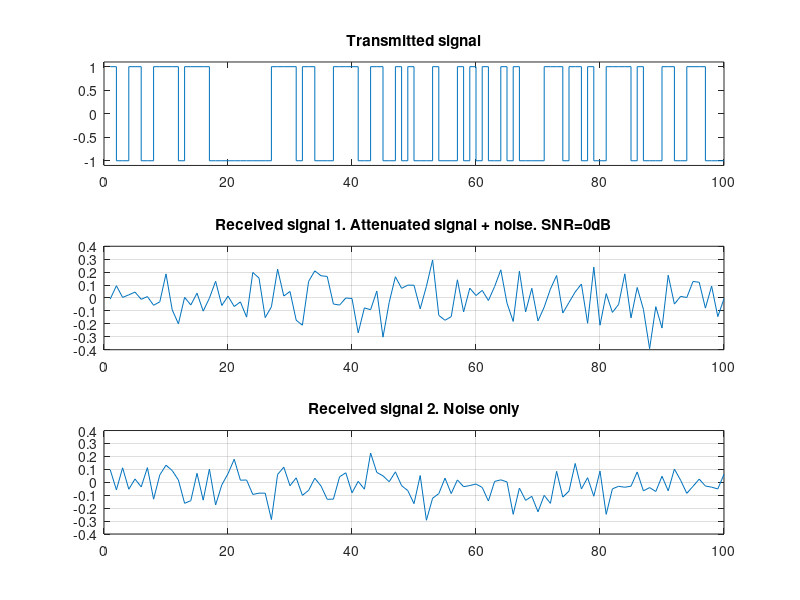
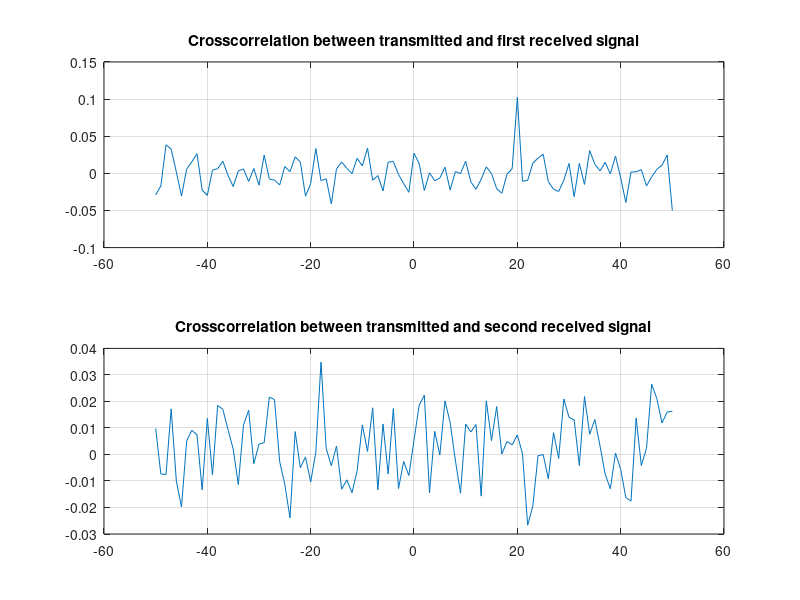

Source code (MATLAB) for these figures, in order:
echo on
%Transmitted signal
x=sign(randn(size([1:100])));
alpha=0.1;
noisevar=0.1^2;

%Received signal 1: Attenuated transmitted signal + noise
y1=alpha*[zeros(size([1:20])) x(1:80)]+sqrt(noisevar)*randn(size([1:100]));

%Received signal 2: Noise only
y2=sqrt(noisevar)*randn(size([1:100]));

%Plot signals
pause
figure(1)
subplot(311)
stairs(x)
axis([0 100 -1.1 1.1])
title('Transmitted signal')
subplot(312)
plot(y1)
title('Received signal 1. Attenuated signal + noise. SNR=0dB')
grid
subplot(313)
plot(y2)
title('Received signal 2. Noise only')
grid

%Compute crosscorrelations between transmitted 
%and received signals
[c1 c1lag]=xcorr(y1,x,50,'unbiased');
[c2 c2lag]=xcorr(y2,x,50,'unbiased');

%plot crosscorrelations
pause
figure(2)
subplot(211)
plot(c1lag,c1)
title('Crosscorrelation between transmitted and first received signal')
grid
subplot(212)
plot(c2lag,c2)
title('Crosscorrelation between transmitted and second received signal')
grid

echo off
